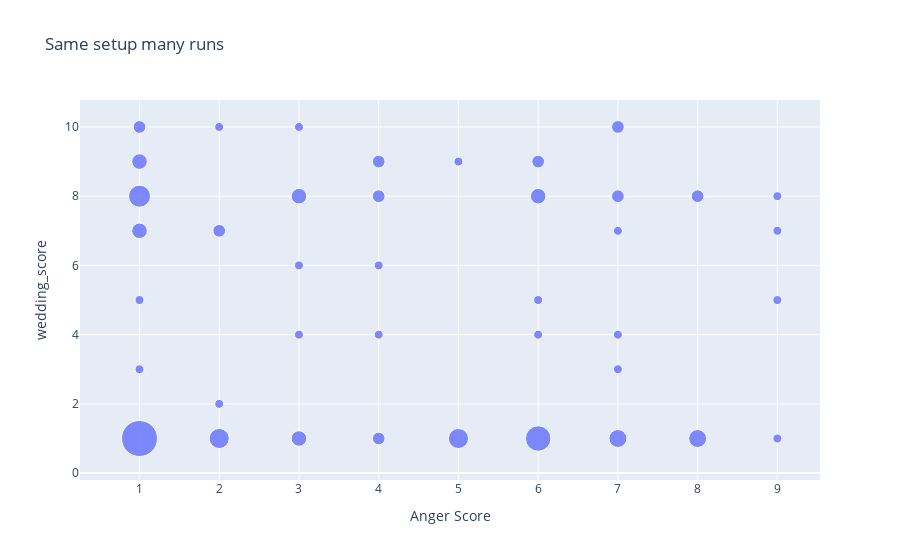

Notebook code cell kept with this figure:
### Code cell
data = {'anger_score': ae1, 'wedding_score': ae2}
df = pd.DataFrame(data)
df_counts = df.groupby(['anger_score', 'wedding_score']).size().reset_index(name='count')
df_counts['size'] = np.sqrt(df_counts['count'])
fig = px.scatter(df_counts, x='anger_score', y='wedding_score', size='size', 
                 labels={'anger_score': 'Anger Score', 'letter_score': 'Letter Score'}, 
                 title="Same setup many runs", opacity=0.8, size_max=6)
fig.update_traces(marker=dict(sizemode='diameter'))
fig.show()

### Figure 1 — Plotly figure (JSON) as saved in the notebook; plotly's stock layout.template omitted (floating-point values rounded to 4 significant figures)
{"data": [{"hovertemplate": "Anger Score=%{x}<br>wedding_score=%{y}<br>size=%{marker.size}<extra></extra>", "legendgroup": "", "marker": {"color": "#636efa", "opacity": 0.8, "size": [4, 1, 1, 1.732, 2.449, 1.732, 1.414, 2.236, 1, 1.414, 1, 1.732, 1, 1, 1.732, 1, 1.414, 1, 1, 1.414, 1.414, 2.236, 1, 2.828, 1, 1, 1.732, 1.414, 2, 1, 1, 1, 1.414, 1.414, 2, 1.414, 1, 1, 1, 1], "sizemode": "diameter", "sizeref": 0.1111, "symbol": "circle"}, "mode": "markers", "name": "", "orientation": "v", "showlegend": false, "type": "scatter", "x": [1, 1, 1, 1, 1, 1, 1, 2, 2, 2, 2, 3, 3, 3, 3, 3, 4, 4, 4, 4, 4, 5, 5, 6, 6, 6, 6, 6, 7, 7, 7, 7, 7, 7, 8, 8, 9, 9, 9, 9], "xaxis": "x", "y": [1, 3, 5, 7, 8, 9, 10, 1, 2, 7, 10, 1, 4, 6, 8, 10, 1, 4, 6, 8, 9, 1, 9, 1, 4, 5, 8, 9, 1, 3, 4, 7, 8, 10, 1, 8, 1, 5, 7, 8], "yaxis": "y"}], "layout": {"legend": {"itemsizing": "constant", "tracegroupgap": 0}, "title": {"text": "Same setup many runs"}, "xaxis": {"anchor": "y", "domain": [0, 1], "title": {"text": "Anger Score"}}, "yaxis": {"anchor": "x", "domain": [0, 1], "title": {"text": "wedding_score"}}}}
